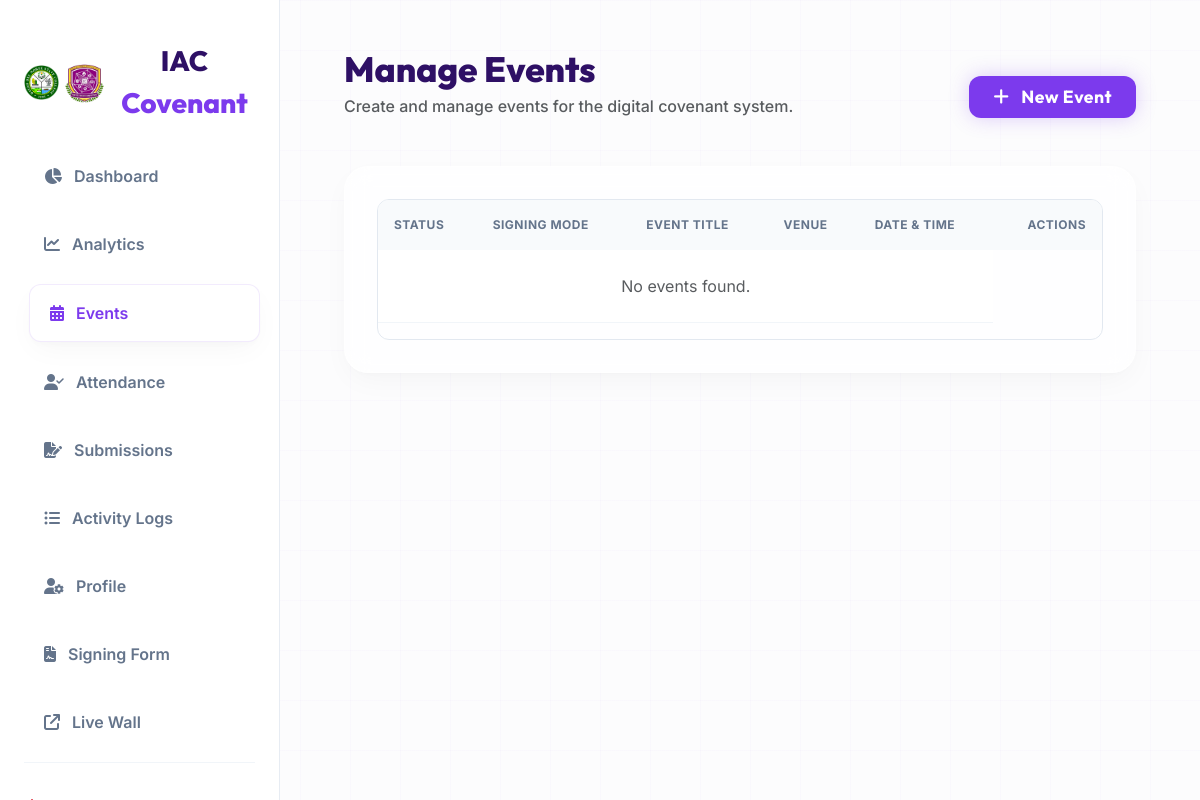
The app's page /admin/events.php (signed in), older data.
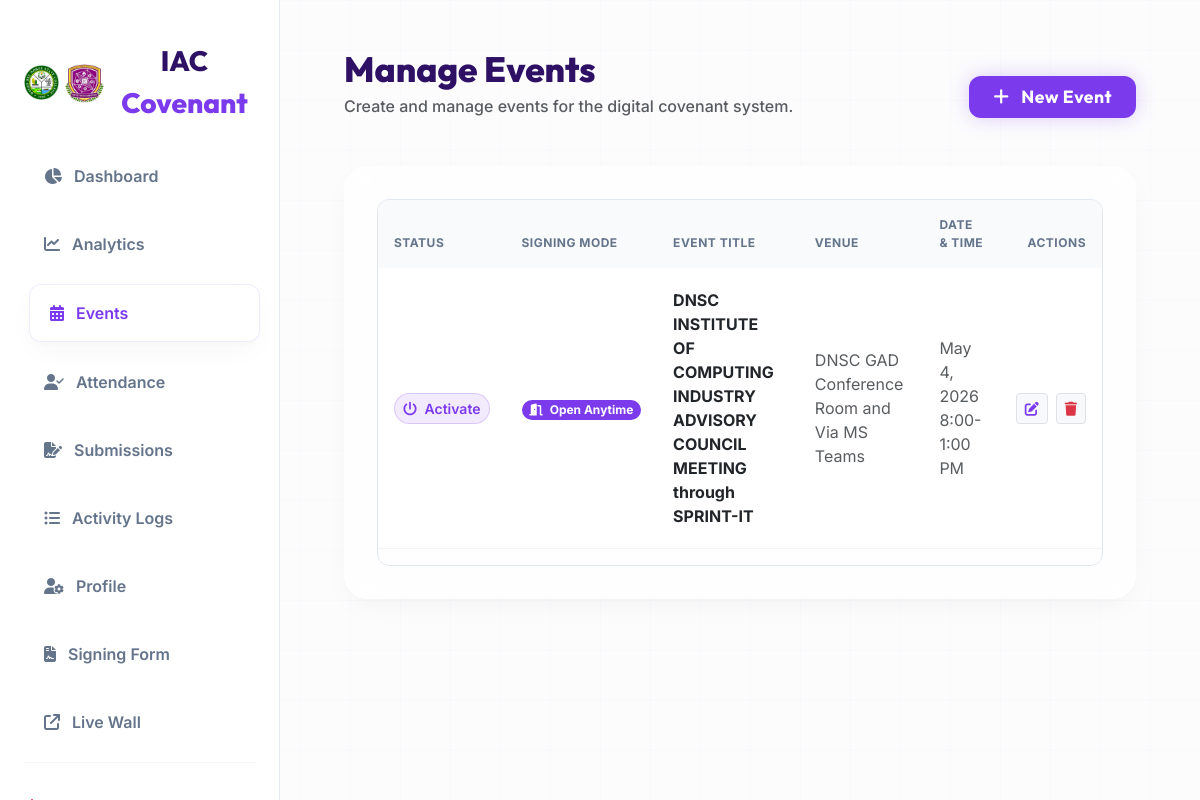
The same page, newer data.
### tables this page shows
CREATE TABLE `events` (
  `id` int(11) NOT NULL AUTO_INCREMENT,
  `title` varchar(255) NOT NULL,
  `venue` varchar(255) NOT NULL,
  `event_date` varchar(150) NOT NULL,
  `is_active` tinyint(1) DEFAULT 0,
  `created_at` timestamp NOT NULL DEFAULT current_timestamp(),
  `is_signing_open` tinyint(1) DEFAULT 1,
  `is_exact_date_only` tinyint(1) DEFAULT 0,
  PRIMARY KEY (`id`)
);

### admin/events.php (the view, shortened to what this page needs)
<?php
require_once '../includes/auth.php';
$stmtEvents = $pdo->query("SELECT * FROM events ORDER BY created_at DESC");
$events = $stmtEvents->fetchAll();
?>
<!DOCTYPE html>
<html lang="en">
<head>
    <link href="https://cdn.jsdelivr.net/npm/bootstrap@5.3.2/dist/css/bootstrap.min.css" rel="stylesheet">
    <link rel="stylesheet" href="../assets/css/style.css?v=<?php echo time(); ?>">
    <link rel="stylesheet" href="https://cdnjs.cloudflare.com/ajax/libs/font-awesome/6.4.0/css/all.min.css">
    <link rel="stylesheet" href="https://cdn.jsdelivr.net/npm/flatpickr/dist/flatpickr.min.css">
    <link rel="stylesheet" href="https://cdn.jsdelivr.net/npm/flatpickr/dist/plugins/confirmDate/confirmDate.css">
</head>
<body>
    <?php $active_page = 'events'; include 'sidebar.php'; ?>
    <div class="admin-content">
        <div class="d-flex justify-content-between align-items-end mb-5 animate-fade-in">
            <div>
                <h1 style="font-family: 'Outfit'; font-weight: 800; font-size: 2.2rem; color: #2e1065; margin-bottom: 0.25rem;">Manage Events</h1>
                <p class="text-muted fw-medium mb-0">Create and manage events for the digital covenant system.</p>
            </div>
            <button type="button" class="btn btn-tech px-4 py-2 shadow-neon fw-bold" data-bs-toggle="modal" data-bs-target="#addEventModal" style="border-radius: 12px;">
                <i class="fa-solid fa-plus me-2"></i> New Event
            </button>
        </div>
        <div class="glass-panel animate-fade-in">
            <div class="table-responsive">
                <table class="table table-hover align-middle">
                    <thead>
                        <tr>
                            <th>Status</th>
                            <th>Signing Mode</th>
                            <th>Event Title</th>
                            <th>Venue</th>
                            <th>Date & Time</th>
                            <th class="text-end">Actions</th>
                        </tr>
                    </thead>
                    <tbody>
                        <?php foreach ($events as $event): ?>
                            <tr>
                                <td>
                                    <?php if ($event['is_active']): ?>
                                        <div class="d-flex align-items-center gap-2">
                                            <span class="badge bg-success bg-opacity-10 text-success border border-success border-opacity-25 px-3 py-2 rounded-pill"><i class="fa-solid fa-circle text-success me-1" style="font-size: 0.5rem;"></i> Active</span>
                                            <form method="POST" style="display:inline;" class="deactivate-form">
                                                <input type="hidden" name="action" value="deactivate_event">
                                                <input type="hidden" name="event_id" value="<?php echo $event['id']; ?>">
                                                <button type="button" class="btn btn-sm btn-outline-danger rounded-pill deactivate-btn" title="Deactivate Event"><i class="fa-solid fa-power-off"></i></button>
                                            </form>
                                        </div>
                                    <?php else: ?>
                                        <form method="POST" style="display:inline;">
                                            <button type="submit" class="btn btn-sm rounded-pill text-nowrap fw-semibold" style="background: rgba(124, 58, 237, 0.1); color: var(--accent-core); border: 1px solid rgba(124, 58, 237, 0.2); transition: all 0.2s;" onmouseover="this.style.background='var(--accent-core)'; this.style.color='white';" onmouseout="this.style.background='rgba(124, 58, 237, 0.1)'; this.style.color='var(--accent-core)';"><i class="fa-solid fa-power-off me-1"></i> Activate</button>
                                        </form>
                                    <?php endif; ?>
                                </td>
                                <td>
                                    <?php if ($event['is_signing_open'] == 0): ?>
                                        <span class="badge bg-danger rounded-pill"><i class="fa-solid fa-lock me-1"></i> Closed</span>
                                    <?php elseif ($event['is_exact_date_only'] == 1): ?>
                                        <span class="badge bg-warning text-dark rounded-pill"><i class="fa-solid fa-clock me-1"></i> Exact Date Only</span>
                                    <?php else: ?>
                                        <span class="badge bg-primary rounded-pill"><i class="fa-solid fa-door-open me-1"></i> Open Anytime</span>
                                    <?php endif; ?>
                                </td>
                                <td class="fw-bold text-dark"><?php echo htmlspecialchars($event['title']); ?></td>
                                <td class="text-muted"><?php echo htmlspecialchars($event['venue']); ?></td>
                                <td class="text-muted"><?php echo htmlspecialchars($event['event_date']); ?></td>
                                <td>
                                    <div class="d-flex justify-content-end gap-2">
                                        <button type="button" class="btn btn-sm btn-light border text-primary edit-event-btn"
                                                data-id="<?php echo $event['id']; ?>"
                                                data-title="<?php echo htmlspecialchars($event['title']); ?>"
                                                data-venue="<?php echo htmlspecialchars($event['venue']); ?>"
                                                data-date="<?php echo htmlspecialchars($event['event_date']); ?>"
                                                data-open="<?php echo $event['is_signing_open'] ?? 1; ?>"
                                                data-exact="<?php echo $event['is_exact_date_only'] ?? 0; ?>"
                                                data-bs-toggle="modal" data-bs-target="#editEventModal">
                                            <i class="fa-solid fa-edit"></i>
                                        </button>
                                        <?php if (!$event['is_active']): ?>
                                            <form method="POST" class="delete-form m-0 p-0">
                                                <button type="button" class="btn btn-sm btn-light border text-danger delete-btn"><i class="fa-solid fa-trash"></i></button>
                                            </form>
                                        <?php endif; ?>
                                    </div>
                                </td>
                            </tr>
                        <?php endforeach; ?>
                        <?php if(empty($events)): ?>
                            <tr><td colspan="5" class="text-center py-4 text-muted">No events found.</td></tr>
                        <?php endif; ?>
                    </tbody>
                </table>
            </div>
        </div>
    </div>
</body>
</html>

### admin/sidebar.php (shortened to what this page needs)
<div class="admin-sidebar" id="adminSidebar">
    <div class="admin-sidebar-logo d-flex align-items-center gap-2 mb-4">
        <img src="../assets/images/dnsclogo.png" alt="DNSC" style="height: 35px;">
        <img src="../assets/images/iclogo.png" alt="IC" style="height: 35px;">
        <div class="ms-1">
            <span style="color: #2e1065;">IAC</span> <span style="color: var(--accent-core);">Covenant</span>
        </div>
    </div>
    <ul class="nav nav-admin flex-column">
        <li class="nav-item"><a href="dashboard" class="nav-link <?php echo $active_page == 'dashboard' ? 'active' : ''; ?>"><i class="fa-solid fa-chart-pie"></i> Dashboard</a></li>
        <li class="nav-item"><a href="analytics" class="nav-link <?php echo $active_page == 'analytics' ? 'active' : ''; ?>"><i class="fa-solid fa-chart-line"></i> Analytics</a></li>
        <li class="nav-item"><a href="events" class="nav-link <?php echo $active_page == 'events' ? 'active' : ''; ?>"><i class="fa-solid fa-calendar-alt"></i> Events</a></li>
        <li class="nav-item"><a href="attendance" class="nav-link <?php echo $active_page == 'attendance' ? 'active' : ''; ?>"><i class="fa-solid fa-user-check"></i> Attendance</a></li>
        <li class="nav-item"><a href="submissions" class="nav-link <?php echo $active_page == 'submissions' ? 'active' : ''; ?>"><i class="fa-solid fa-file-signature"></i> Submissions</a></li>
        <li class="nav-item"><a href="activity_logs" class="nav-link <?php echo $active_page == 'activity_logs' ? 'active' : ''; ?>"><i class="fa-solid fa-list-ul"></i> Activity Logs</a></li>
        <li class="nav-item"><a href="edit_profile" class="nav-link <?php echo $active_page == 'edit_profile' ? 'active' : ''; ?>"><i class="fa-solid fa-user-cog"></i> Profile</a></li>
        <li class="nav-item"><a href="../covenant" class="nav-link" target="_blank"><i class="fa-solid fa-file-contract"></i> Signing Form</a></li>
        <li class="nav-item"><a href="../signature-wall" class="nav-link" target="_blank"><i class="fa-solid fa-external-link"></i> Live Wall</a></li>
    </ul>
    <div style="margin-top: auto; padding-top: 2rem; border-top: 1px solid #f1f5f9;">
        <a href="../logout" class="nav-link text-danger fw-bold"><i class="fa-solid fa-power-off"></i> Logout</a>
    </div>
</div>

### assets/css/style.css (style rules this page uses)
:root { --bg-page: #f4f7fb; --bg-doc: #ffffff; --accent-core: #7c3aed; --accent-deep: #5b21b6; --accent-light: #ede9fe; --accent-yellow: #7c3aed; --accent-gold: #ffffff; --accent-gradient: #7c3aed; --bg-page: #f8fafc; --text-dark: #0f172a; --text-muted: #64748b; --shadow-float: 0 25px 50px -12px rgba(124, 58, 237, 0.1); --shadow-glow: 0 0 20px rgba(124, 58, 237, 0.25); --border-subtle: #e2e8f0; --nav-height: 80px; --primary: #7c3aed; --primary-rgb: 124, 58, 237; }
.text-primary { color: var(--accent-core) !important; }
.bg-primary { background-color: var(--accent-core) !important; }
body { background-color: #fcfcfd; background-image: linear-gradient(rgba(124, 58, 237, 0.02) 1px, transparent 1px), linear-gradient(90deg, rgba(124, 58, 237, 0.02) 1px, transparent 1px); background-size: 50px 50px; font-family: 'Inter', sans-serif; color: var(--text-dark); }
h1, h2, h3, h4, h5, h6 { font-family: 'Outfit', sans-serif; }
.btn-tech { background: var(--accent-gradient); color: white; border: none; border-radius: 12px; padding: 0.9rem 2.5rem; font-family: 'Outfit', sans-serif; font-weight: 600; font-size: 1.1rem; letter-spacing: 0.5px; transition: all 0.3s ease; box-shadow: var(--shadow-glow); position: relative; overflow: hidden; }
.btn-tech::after { content: ''; position: absolute; top: 0; left: -100%; width: 100%; height: 100%; background: linear-gradient(90deg, transparent, rgba(255, 255, 255, 0.2), transparent); transition: 0.5s; }
.table-responsive { border-radius: 12px; border: 1px solid var(--border-subtle); }
:root { --admin-bg: #f8fafc; --sidebar-width: 280px; --card-shadow: 0 10px 30px -5px rgba(0, 0, 0, 0.04), 0 4px 6px -2px rgba(0, 0, 0, 0.02); }
.admin-sidebar { width: var(--sidebar-width); background: #ffffff; border-right: 1px solid rgba(226, 232, 240, 0.8); height: 100vh; position: fixed; top: 0; left: 0; padding: 2.5rem 1.5rem; z-index: 1000; display: flex; flex-direction: column; }
.admin-sidebar-logo { font-family: 'Outfit'; font-weight: 800; font-size: 1.75rem; margin-bottom: 3rem; text-align: center; }
.nav-admin .nav-link { color: #64748b; font-weight: 600; border-radius: 12px; padding: 1rem 1.25rem; margin-bottom: 0.75rem; display: flex; align-items: center; gap: 12px; transition: all 0.3s ease; border: none; background: transparent; }
.nav-admin .nav-link:hover, .nav-admin .nav-link.active { background: #f1f5f9 !important; color: var(--accent-core) !important; transform: translateX(5px); }
.nav-admin .nav-link.active { background: white !important; box-shadow: var(--card-shadow); border: 1px solid rgba(124, 58, 237, 0.1) !important; }
.admin-content { margin-left: var(--sidebar-width); padding: 3rem 4rem; min-height: 100vh; }
.table thead th { background: #f8fafc; padding: 1rem; font-size: 0.75rem; font-weight: 700; text-transform: uppercase; letter-spacing: 0.5px; color: #64748b; border: none; }
.table tbody td { padding: 1.25rem 1rem; vertical-align: middle; border-bottom: 1px solid #f1f5f9; }
.glass-panel { background: rgba(255, 255, 255, 0.7); backdrop-filter: blur(12px); -webkit-backdrop-filter: blur(12px); border: 1px solid rgba(255, 255, 255, 0.4); border-radius: 24px; padding: 2rem; box-shadow: var(--card-shadow); }
.animate-fade-in { animation: fadeIn 0.6s ease-out forwards; opacity: 0; }
img[src*="iclogo.png"] { transform: scale(1.35) !important; }

Row changes from the older to the newer data that the page shows:
added events: is_signing_open 1 (drawn), title "DNSC INSTITUTE OF COMPUTING INDUSTRY ADVISORY COUNCIL MEETING through SPRINT-IT", venue "DNSC GAD Conference Room and Via MS Teams", event_date "May 4, 2026 8:00-1:00 PM"
Text that changed along with them:
text no longer shown: "No events found."
